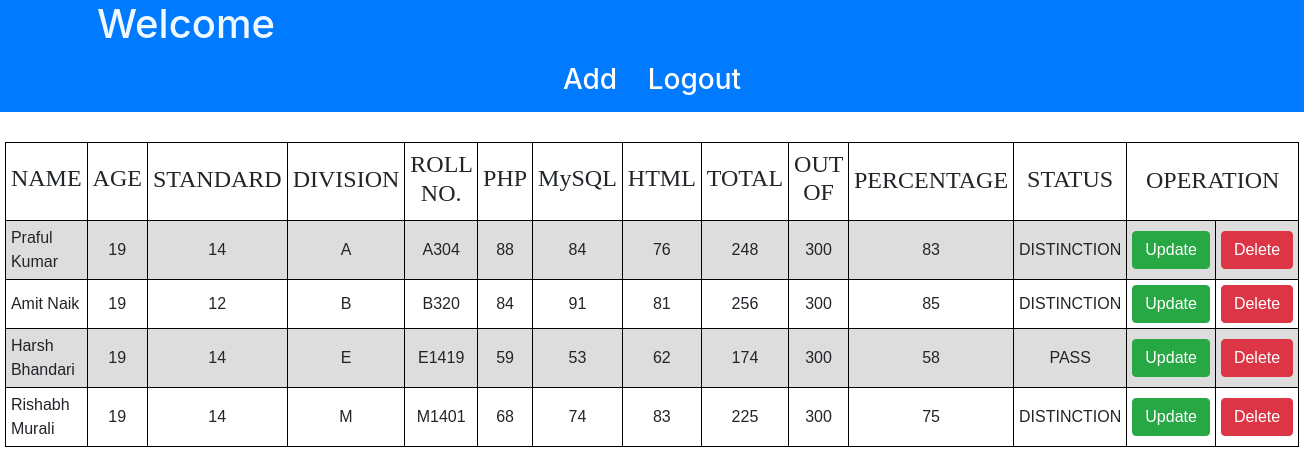
The app's page /admin.php with its own data.
### tables this page shows
CREATE TABLE `student` (
  `name` char(100) NOT NULL,
  `age` int(11) NOT NULL,
  `standard` int(11) NOT NULL,
  `division` char(2) NOT NULL,
  `roll` varchar(10) NOT NULL,
  `pass` varchar(11) NOT NULL,
  `PHP` int(11) DEFAULT NULL,
  `MySQL` int(11) DEFAULT NULL,
  `HTML` int(11) DEFAULT NULL,
  `total` int(11) DEFAULT NULL,
  `out of` int(11) DEFAULT NULL,
  `percent` int(11) DEFAULT NULL,
  `status` char(20) DEFAULT NULL
);

### admin.php (the view, shortened to what this page needs)
<?php
include 'school_connect.php';
?>
<!DOCTYPE html>
<html>
<head>
	 <link rel="stylesheet" href="https://maxcdn.bootstrapcdn.com/bootstrap/4.0.0/css/bootstrap.min.css">
</head>
<body align="center">
<nav>
<nav class="nav justify-content-center fixed-top bg-primary">
 <div class="container">
<h1 style="color: aliceblue;">Welcome <?php echo $_SESSION['username'];?></h1>
</div>
<form class="">
<a class="btn btn-primary" href="add.php" role="button"><h3>Add</h3></a>
<a class="btn btn-primary" href="logout.php" role="button"><h3>Logout</h3></a>
</form>
</nav>
</nav>
<br><br>
<h4><b>STUDENT RECORDS BATCH 2020</b></h4>
<table align="center">
	<tr>
		<th><h4>NAME</h4></th>
		<th><h4>AGE</h4></th>
		<th><h4>STANDARD</h4></th>
		<th><h4>DIVISION</h4></th>
		<th><h4>ROLL NO.</h4></th>
		<th><h4>PHP</h4></th>
		<th><h4>MySQL</h4></th>
		<th><h4>HTML</h4></th>
		<th><h4>TOTAL</h4></th>
		<th><h4>OUT OF</h4></th>
		<th><h4>PERCENTAGE</h4></th>
		<th><h4>STATUS</h4></th>
		<th colspan="2"><h4>OPERATION</h4></th>
	</tr>
	<?php
	$result="SELECT * FROM `student`";
	$query = mysqli_query($conn,$result);
	while($res = mysqli_fetch_array($query)){
	?>
	<tr>
		<td><?php echo $res['name'];?></td>
		<td><?php echo $res['age'];?></td>
		<td><?php echo $res['standard'];?></td>
		<td><?php echo $res['division'];?></td>
		<td><?php echo $res['roll'];?></td>
		<td><?php echo $res['PHP'];?></td>
		<td><?php echo $res['MySQL'];?></td>
		<td><?php echo $res['HTML'];?></td>
		<td><?php echo $res['total'];?></td>
		<td><?php echo $res['out of'];?></td>
		<td><?php echo $res['percent'];?></td>
		<td><?php echo $res['status'];?></td>
		<td><a class="btn btn-success" href="update.php" role="button">Update</a></td>
		<td><a class="btn btn-danger" href="delete.php" role="button">Delete</a></td>
	</tr>
<?php
}
?>
</table>
</body>
</html>

### admin.php (style rules this page uses)
h4 { margin-top: 3%; font-family: times new roman; text-align: center; }
table { margin-top: 2%; border: 1px solid #000000; width: 90%; }
th { font-family: times new roman; border: 1px solid #000000; padding:5px; text-align: center; }
td { font-family: arial, san-serif; border: 1px solid #000000; padding:5px; text-align: center; }
td:first-child { text-align: left; }
tr:nth-child(even) { background-color: #dddddd; }

### records on screen
student: name "Praful Kumar", age "19", standard "14", division "A", roll "A304", PHP "88", MySQL "84", HTML "76", total "248", out of "300", percent "83", status "DISTINCTION"
student: name "Amit Naik", age "19", standard "12", division "B", roll "B320", PHP "84", MySQL "91", HTML "81", total "256", out of "300", percent "85", status "DISTINCTION"
student: name "Harsh Bhandari", age "19", standard "14", division "E", roll "E1419", PHP "59", MySQL "53", HTML "62", total "174", out of "300", percent "58", status "PASS"
student: name "Rishabh Murali", age "19", standard "14", division "M", roll "M1401", PHP "68", MySQL "74", HTML "83", total "225", out of "300", percent "75", status "DISTINCTION"
